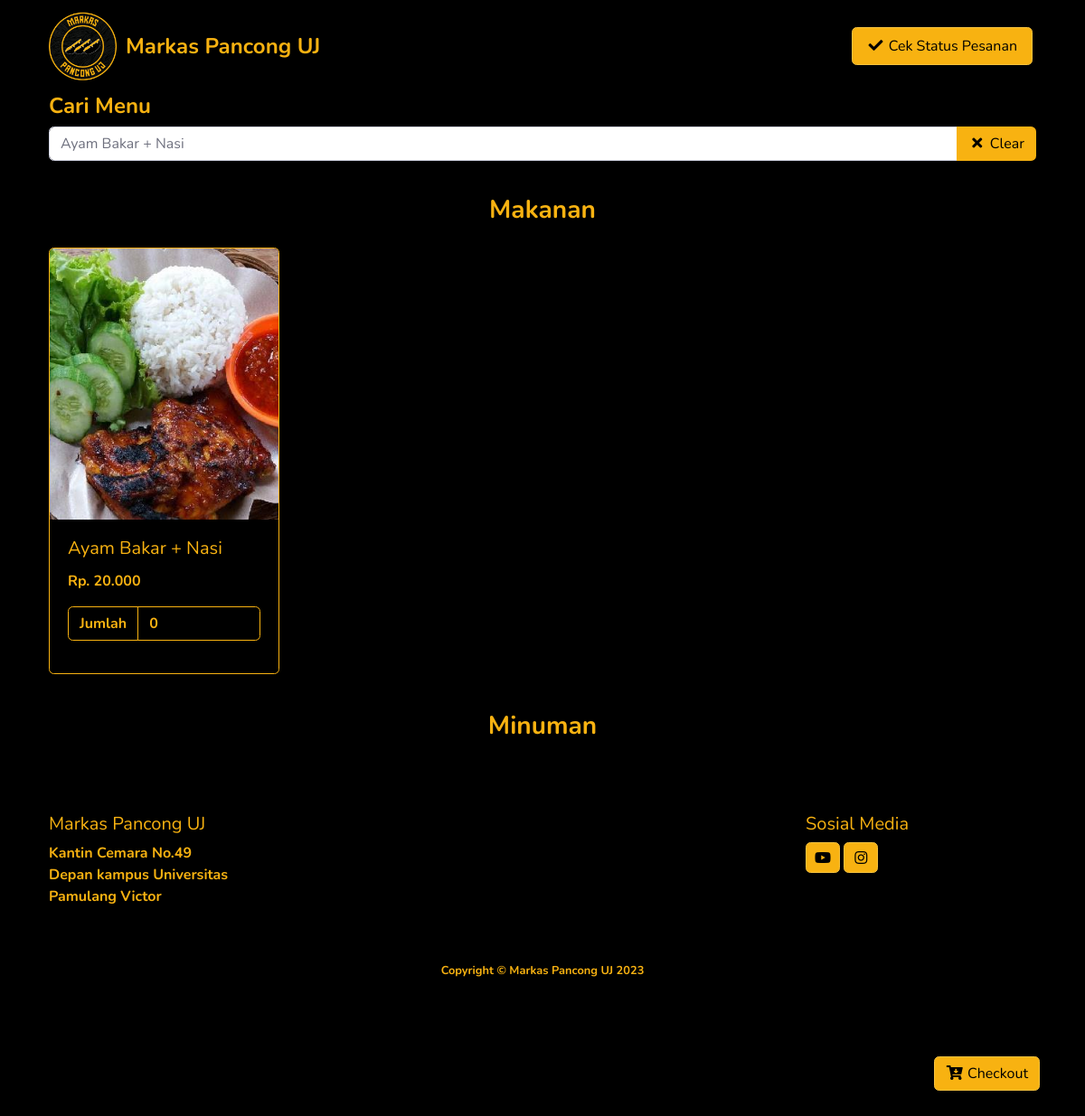
Page /pesan.php?keyword=Ayam Bakar + Nasi on the committed database.
### tables this page shows
CREATE TABLE `menu` (
  `id_menu` int(11) NOT NULL,
  `nama_menu` varchar(50) NOT NULL,
  `harga_menu` int(11) NOT NULL,
  `jenis_menu` enum('makanan','minuman') NOT NULL,
  `foto_menu` text NOT NULL
);

### pesan.php (the view, shortened to what this page needs)
<?php
  require_once 'koneksi.php';
  if (isset($_GET['keyword'])) {
    $keyword = $_GET['keyword'];
    $menu_makanan = mysqli_query($koneksi, "SELECT * FROM menu WHERE jenis_menu = 'makanan' AND nama_menu LIKE '%$keyword%'");
  } else {
    $menu_makanan = mysqli_query($koneksi, "SELECT * FROM menu WHERE jenis_menu = 'makanan'");
    $menu_minuman = mysqli_query($koneksi, "SELECT * FROM menu WHERE jenis_menu = 'minuman'");
  }
  $dari_awal_bulan = date('Y-m-01') . ' 00:00:00';
  $sampai_tanggal_ini = date('Y-m-d') . ' 23:59:59';
  $menu_paling_laku = mysqli_fetch_assoc(mysqli_query($koneksi, "SELECT *, detail_pesanan.id_menu, nama_menu, SUM(jumlah) as laku FROM detail_pesanan INNER JOIN menu ON detail_pesanan.id_menu = menu.id_menu INNER JOIN pesanan ON pesanan.kode_pesanan = detail_pesanan.kode_pesanan WHERE tanggal_pesanan BETWEEN '$dari_awal_bulan' AND '$sampai_tanggal_ini' GROUP BY detail_pesanan.id_menu ORDER BY laku DESC LIMIT 1"));
 ?>
<!DOCTYPE html>
<html lang="en" id="home">
<head>
  <?php include 'head.php' ?>
</head>
<body style="background-color: black;">
  <section class="fixed-top d-flex flex-column">
    <nav class="navbar navbar-expand-lg navbar-dark bg-black">
      <div class="container">
        <a class="navbar-brand" href="index.php"><img src="img/logo.png" alt="logo"><span>Markas Pancong UJ</span></a>
        <a class="nav-link btn btn-warning btn-pancong text-center text-white m-1" href="status_pesanan.php"><i class="fas fa-fw fa-check"></i> Cek Status Pesanan</a>
      </div>
    </nav>
    <div class="container bg-black">
      <form>
        <h4 class="text-left text-pancong">Cari Menu</h4>
        <div class="input-group mb-3">
          <input type="text" name="keyword" id="keyword" class="form-control" placeholder="<?= ucwords($menu_paling_laku['nama_menu']); ?> (HOT!)" aria-label="<?= ucwords($menu_paling_laku['nama_menu']); ?> (HOT!)" aria-describedby="button-search" value="<?php echo isset($_GET['keyword']) ? $_GET['keyword'] : ''; ?>">
          <div class="input-group-append">
            <button type="button" class="btn btn-pancong" onclick="clearSearch()"><i class="fas fa-fw fa-times"></i> Clear</button>
          </div>
        </div>
      </form>
    </div>
  </section>
  <section id="menu" class="mt-5 pt-5 bg-black">
    <div class="container mt-5 pt-5">
      <form method="post" action="checkout.php" class="mt-4">
        <div id="menu-search">
          <div class="row">
            <div class="col">
              <h3 class="text-center text-pancong mb-3">Makanan</h3>
              <div class="row" id="list-makanan">
                <?php foreach ($menu_makanan as $dmm): ?>
                  <div class="col-lg-3 my-2">
                    <div class="card card-menu border-pancong bg-black text-pancong">
                      <div class="card-image-container">
                        <img src="img/menu/<?= $dmm['foto_menu']; ?>" class="card-img-top" alt="<?= $dmm['foto_menu']; ?>">
                      </div>
                      <div class="card-body">
                        <h5 class="card-title"><?= $dmm['nama_menu']; ?> <?= ($menu_paling_laku['nama_menu'] == $dmm['nama_menu']) ? '(PALING LAKU)' : ''; ?></h5>
                        <p class="card-text">Rp. <?= str_replace(",", ".", number_format($dmm['harga_menu'])); ?></p>
                        <div class="input-group mb-3">
                          <div class="input-group-prepend">
                            <span class="input-group-text bg-black text-pancong border-pancong">Jumlah</span>
                          </div>
                          <input type="number" class="form-control bg-black border-pancong text-pancong" value="0" min="0" name="jml_menu[]">
                        </div>
                      </div>
                    </div>
                  </div>
                <?php endforeach ?>
              </div>
            </div>
          </div>
          <hr>
          <div class="row">
            <div class="col">
              <h3 class="text-center text-pancong mb-3">Minuman</h3>
            </div>
          </div>
        </div>
        <button type="submit" name="btnCheckout" class="btn btn-warning btn-checkout btn-pancong"><i class="fas fa-fw fa-cart-arrow-down"></i> Checkout</button>
      </form>
    </div>
  </section>
  <footer class="sticky-footer bg-black">
    <div class="container my-auto">
      <div class="row mt-3 mb-5 text-pancong justify-content-between">
        <div class="col-lg-3 col-md-6">
          <h5>Markas Pancong UJ</h5>
          <p>Kantin Cemara No.49 <br> Depan kampus Universitas Pamulang Victor</p>
        </div>
        <div class="col-lg-3 col-md-6">
          <h5>Sosial Media</h5>
          <a class="btn btn-warning btn-pancong p-2" href="https://www.youtube.com/@mapaufamily600" target="_blank"><i class="fab fa-fw fa-youtube"></i></a>
          <a class="btn btn-warning btn-pancong p-2" href="https://www.instagram.com/markaspanconguj/" target="_blank"><i class="fab fa-fw fa-instagram"></i></a>
        </div>
      </div>
      <div class="copyright text-center my-auto text-pancong">
        <span>Copyright &copy; Markas Pancong UJ 2023</span>
      </div>
    </div>
  </footer>
</body>
</html>

### css/style.css (style rules this page uses)
html { scroll-behavior: smooth; }
.btn-checkout { position: fixed; bottom: 50px; right: 50px; }
.bg-black { background-color: #000!important; }
.btn-pancong { color: #000!important; background-color: #F8B211!important; }
.text-pancong { color: #F8B211!important; font-weight: bold!important; }
.navbar-brand span { display: inline-block; vertical-align: middle; font-size: 24px; margin-left: 10px; color: #F8B211!important; font-weight: bold; }
.navbar-brand img { width: 75px; }
.border-pancong { border-color: #F8B211!important; }
.card-menu { height: 100%; }
.card-image-container { width: 100%; height: 300px; overflow: hidden; flex: 0 0 auto; }
.card-image-container img { width: 100%; height: 100%; object-fit: cover; }

### rows in the picture
menu: foto_menu (picture), nama_menu "Ayam Bakar + Nasi", harga_menu "20.000"
